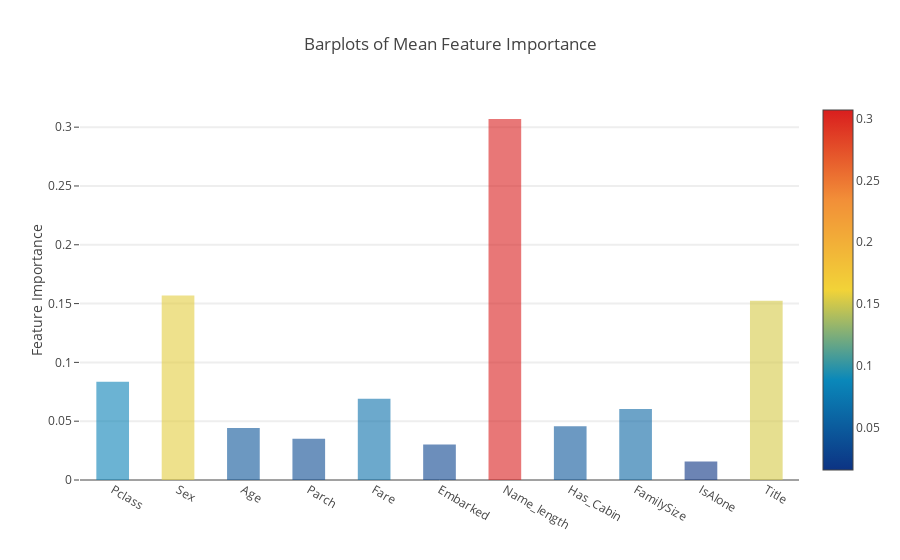

The cell this chart's notebook holds for it:
### Code cell
y = feature_dataframe['mean'].values
x = feature_dataframe['features'].values
data = [go.Bar(
            x= x,
             y= y,
            width = 0.5,
            marker=dict(
               color = feature_dataframe['mean'].values,
            colorscale='Portland',
            showscale=True,
            reversescale = False
            ),
            opacity=0.6
        )]

layout= go.Layout(
    autosize= True,
    title= 'Barplots of Mean Feature Importance',
    hovermode= 'closest',
#     xaxis= dict(
#         title= 'Pop',
#         ticklen= 5,
#         zeroline= False,
#         gridwidth= 2,
#     ),
    yaxis=dict(
        title= 'Feature Importance',
        ticklen= 5,
        gridwidth= 2
    ),
    showlegend= False
)
fig = go.Figure(data=data, layout=layout)
py.iplot(fig, filename='bar-direct-labels')

### Figure 1 — Plotly figure (JSON) as saved in the notebook; plotly's stock layout.template omitted (floating-point values rounded to 4 significant figures)
{"data": [{"marker": {"color": [0.08358, 0.1569, 0.04417, 0.03503, 0.06912, 0.03014, 0.3069, 0.04578, 0.06031, 0.01566, 0.1524], "colorscale": "Portland", "reversescale": false, "showscale": true}, "opacity": 0.6, "type": "bar", "width": 0.5, "x": ["Pclass", "Sex", "Age", "Parch", "Fare", "Embarked", "Name_length", "Has_Cabin", "FamilySize", "IsAlone", "Title"], "y": [0.08358, 0.1569, 0.04417, 0.03503, 0.06912, 0.03014, 0.3069, 0.04578, 0.06031, 0.01566, 0.1524]}], "layout": {"autosize": true, "hovermode": "closest", "showlegend": false, "title": "Barplots of Mean Feature Importance", "yaxis": {"gridwidth": 2, "ticklen": 5, "title": "Feature Importance"}}}
